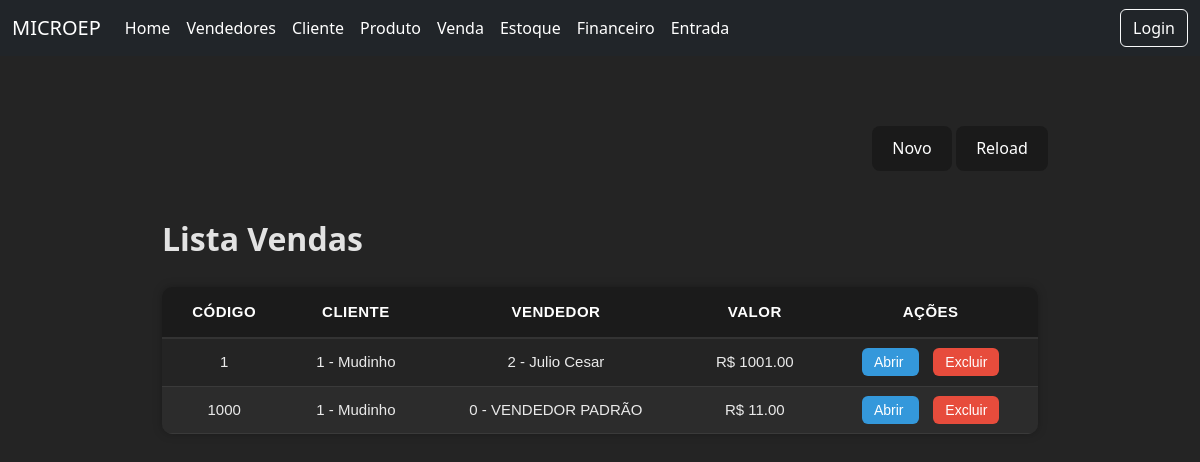
Before: /venda/ with the older database file.
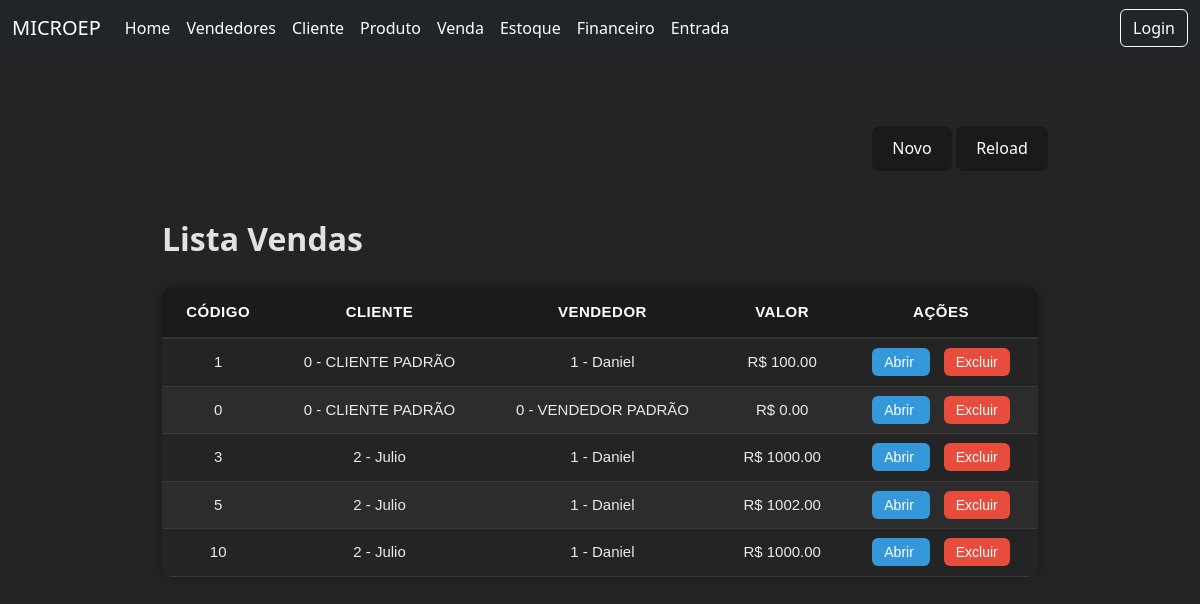
After: the same page with the newer database file.
### core/models.py (models this page shows, shortened)
class Venda(models.Model):
    codigo = models.IntegerField()
    cliente = models.ForeignKey(Cliente, on_delete=models.PROTECT)
    vendedor = models.ForeignKey(Vendedor, on_delete=models.PROTECT)
    valor = models.DecimalField(max_digits=10,decimal_places=2)

class Cliente(models.Model):
    codigo = models.IntegerField()
    nome = models.CharField(max_length=100)
    def __str__(self):
        return f"{self.codigo} - {self.nome}"

class Vendedor(models.Model):
    codigo = models.IntegerField()
    nome = models.CharField(max_length=100)
    def __str__(self):
        return f" {self.codigo} - {self.nome}"

### core/views.py (the view)
# urls.py: path('venda/',views.vendaview,name='vendas'),
def vendaview(request):
    vendas = Venda.objects.all()
    return render(request,'modelos/vendas.html',{'vendas':vendas})

### core/templates/modelos/vendas.html (shortened to what this page needs)
<!DOCTYPE html>
<html lang="en">
<head>
    {% load static %}
    <link rel="stylesheet" href="{% static 'venda.css' %}">
    <link href="https://cdn.jsdelivr.net/npm/bootstrap@5.3.2/dist/css/bootstrap.min.css" rel="stylesheet">
</head>
<body>
    {% include 'components/navbar.html' %}
    <div class="divcentral">
        <div class="controlebuttons">
            <div class="buttonsalign">
                <button class="buttonp">
                    <a href="{% url 'gerarvenda' %}">Novo</a>
                </button>
                <button class="buttonp">
                    <a href="{% url 'vendas' %}">Reload</a>
                </button>
            </div>
        </div>
        <div class="grid">
            <h2 class="boldtext">Lista Vendas</h2>
            <table class="tabela-vendedores">
                <thead>
                    <tr>
                        <th class="text-center">Código</th>
                        <th class="text-center">Cliente</th>
                        <th class="text-center">Vendedor</th>
                        <th class="text-center">Valor</th>
                        <th class="text-center">Ações</th>
                    </tr>
                </thead>
                <tbody>
                    {% for v in vendas %}
                    <tr>
                        <td class="text-center">{{ v.codigo }}</td>
                        <td class="text-center">{{ v.cliente }}</td>
                        <td class="text-center">{{ v.vendedor }}</td>
                        <td class="text-center">R$ {{ v.valor }}</td>
                        <td class="text-center">
                            <a href="{% url 'cadastrovenda' v.id %}" class="btn-detalhe me-2">
                                Abrir
                            </a>
                            <a href="{% url 'removervenda' v.id %}" class="btn-delete">
                                Excluir
                            </a>
                        </td>
                    </tr>
                    {% endfor %}
                </tbody>
            </table>
        </div>
    </div>
</body>
</html>

Changed rows visible on the page:
removed Venda: codigo "1", cliente "1 - Mudinho", vendedor "2 - Julio Cesar", valor "1001.00"
changed Venda (number 1 of 5 on the later page): codigo "1000" → "1"; cliente "1 - Mudinho" → "0 - CLIENTE PADRÃO"; vendedor "0 - VENDEDOR PADRÃO" → "1 - Daniel"; valor "11.00" → "100.00"
added Venda: codigo "0", cliente "0 - CLIENTE PADRÃO", vendedor "0 - VENDEDOR PADRÃO", valor "0.00"
added Venda: codigo "3", cliente "2 - Julio", vendedor "1 - Daniel", valor "1000.00"
added Venda: codigo "5", cliente "2 - Julio", vendedor "1 - Daniel", valor "1002.00"
added Venda: codigo "10", cliente "2 - Julio", vendedor "1 - Daniel", valor "1000.00"
